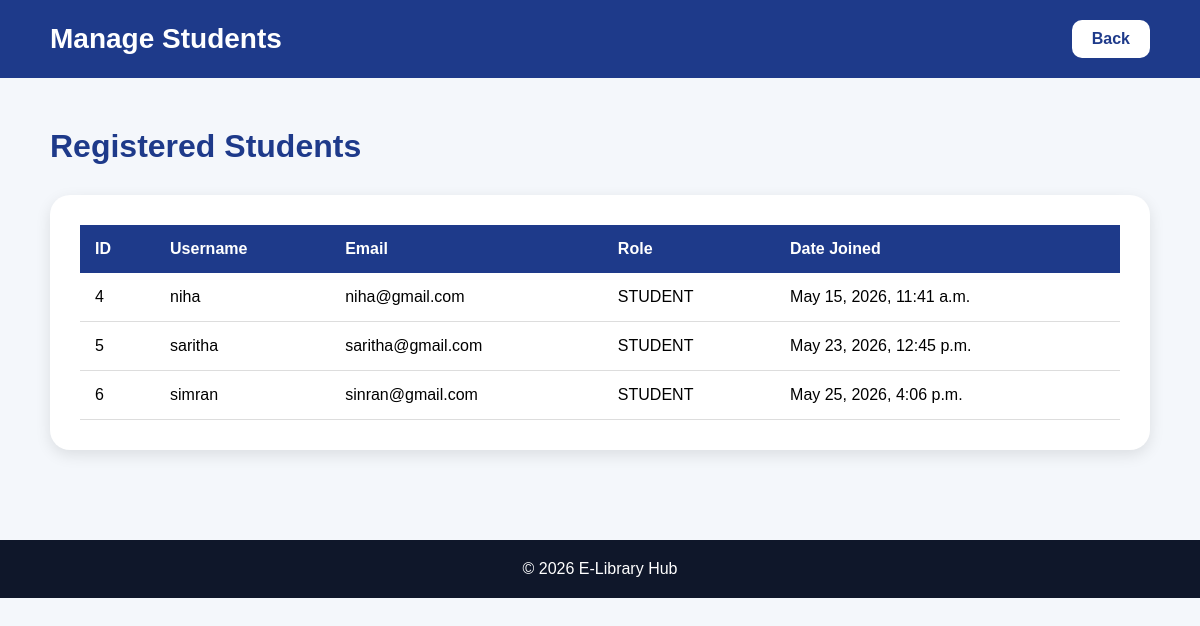
The app's page /manage-students/ with its own data.
### library/models.py (models this page shows, shortened)
class UserProfile(models.Model):
    ROLE_CHOICES = (
        ('ADMIN', 'Admin'),
        ('LIBRARIAN', 'Librarian'),
        ('STUDENT', 'Student'),
    )
    user = models.OneToOneField(User, on_delete=models.CASCADE)
    role = models.CharField(max_length=20, choices=ROLE_CHOICES)

### library/views.py (the view)
# urls.py: path('manage-students/', views.manage_students, name='manage_students'),
def manage_students(request):
    students = UserProfile.objects.filter(
        role='STUDENT'
    )
    context = {
        'students': students
    }
    return render(
        request,
        'library/manage_students.html',
        context
    )

### library/templates/library/manage_students.html (shortened to what this page needs)
<!DOCTYPE html>
<html lang="en">
<head>
</head>
<body>
<nav>
<div class="logo">Manage Students</div>
<a href="{% url 'dashboard' %}" class="back-btn">
Back
</a>
</nav>
<div class="container">
<h1>Registered Students</h1>
<div class="table-container">
<table>
<tr>
<th>ID</th>
<th>Username</th>
<th>Email</th>
<th>Role</th>
<th>Date Joined</th>
</tr>
{% for student in students %}
<tr>
<td>{{ student.user.id }}</td>
<td>{{ student.user.username }}</td>
<td>{{ student.user.email }}</td>
<td>{{ student.role }}</td>
<td>{{ student.user.date_joined }}</td>
</tr>
{% endfor %}
</table>
</div>
</div>
<footer>
© 2026 E-Library Hub
</footer>
</body>
</html>

### library/templates/library/manage_students.html (style rules this page uses)
* { margin:0; padding:0; box-sizing:border-box; font-family:Arial,sans-serif; }
body { background:#f4f7fb; }
nav { background:#1e3a8a; padding:20px 50px; display:flex; justify-content:space-between; align-items:center; color:white; }
.logo { font-size:28px; font-weight:bold; }
.back-btn { background:white; color:#1e3a8a; padding:10px 20px; border-radius:10px; text-decoration:none; font-weight:bold; }
.container { padding:50px; }
.container h1 { color:#1e3a8a; margin-bottom:30px; }
.table-container { background:white; padding:30px; border-radius:20px; box-shadow:0 5px 15px rgba(0,0,0,0.1); overflow-x:auto; }
table { width:100%; border-collapse:collapse; }
th { background:#1e3a8a; color:white; padding:15px; text-align:left; }
td { padding:15px; border-bottom:1px solid #ddd; }
footer { background:#0f172a; color:white; text-align:center; padding:20px; margin-top:40px; }

### records on screen
UserProfile: user.id "4", user.username "niha", user.email "niha@gmail.com", role "STUDENT", user.date_joined "May 15, 2026, 11:41 a.m."
UserProfile: user.id "5", user.username "saritha", user.email "saritha@gmail.com", role "STUDENT", user.date_joined "May 23, 2026, 12:45 p.m."
UserProfile: user.id "6", user.username "simran", user.email "sinran@gmail.com", role "STUDENT", user.date_joined "May 25, 2026, 4:06 p.m."
